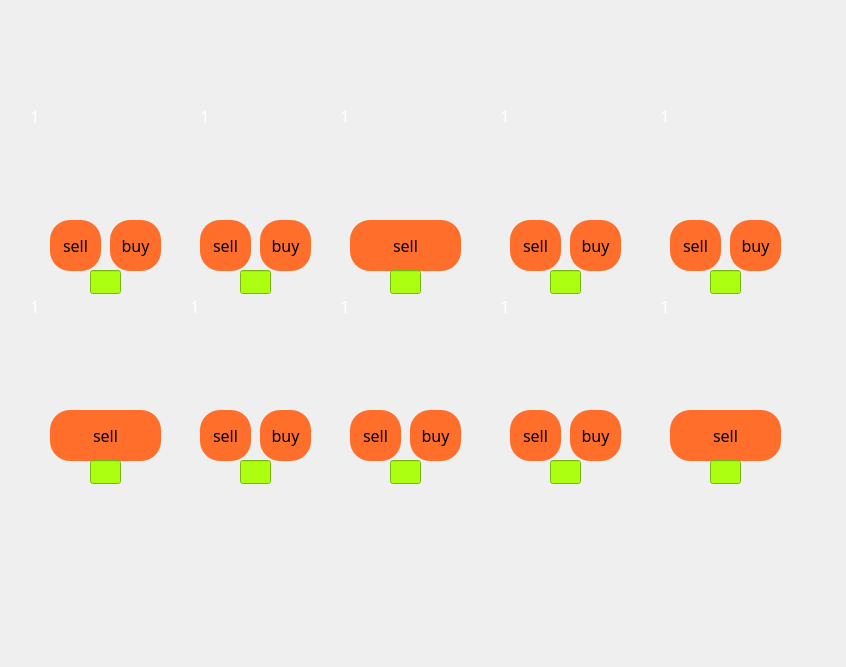
<?xml version="1.0" encoding="UTF-8"?>
<ui version="4.0">
 <class>Shop_dialog</class>
 <widget class="QDialog" name="Shop_dialog">
  <property name="geometry">
   <rect>
    <x>0</x>
    <y>0</y>
    <width>846</width>
    <height>667</height>
   </rect>
  </property>
  <property name="windowTitle">
   <string>Dialog</string>
  </property>
  <widget class="QPushButton" name="n_b">
   <property name="geometry">
    <rect>
     <x>730</x>
     <y>220</y>
     <width>51</width>
     <height>51</height>
    </rect>
   </property>
   <property name="font">
    <font>
     <family>Jokerman</family>
     <pointsize>12</pointsize>
    </font>
   </property>
   <property name="cursor">
    <cursorShape>PointingHandCursor</cursorShape>
   </property>
   <property name="styleSheet">
    <string notr="true">border-radius:20px;
background-color: rgb(255, 110, 43);</string>
   </property>
   <property name="text">
    <string>buy</string>
   </property>
  </widget>
  <widget class="QLabel" name="nail_l">
   <property name="geometry">
    <rect>
     <x>660</x>
     <y>110</y>
     <width>131</width>
     <height>101</height>
    </rect>
   </property>
   <property name="styleSheet">
    <string notr="true">background-color: transparent;</string>
   </property>
   <property name="text">
    <string/>
   </property>
  </widget>
  <widget class="QPushButton" name="n_s">
   <property name="geometry">
    <rect>
     <x>670</x>
     <y>220</y>
     <width>51</width>
     <height>51</height>
    </rect>
   </property>
   <property name="font">
    <font>
     <family>Jokerman</family>
     <pointsize>12</pointsize>
    </font>
   </property>
   <property name="cursor">
    <cursorShape>PointingHandCursor</cursorShape>
   </property>
   <property name="styleSheet">
    <string notr="true">border-radius:20px;
background-color: rgb(255, 110, 43);</string>
   </property>
   <property name="text">
    <string>sell</string>
   </property>
  </widget>
  <widget class="QPushButton" name="bil_b">
   <property name="geometry">
    <rect>
     <x>570</x>
     <y>220</y>
     <width>51</width>
     <height>51</height>
    </rect>
   </property>
   <property name="font">
    <font>
     <family>Jokerman</family>
     <pointsize>12</pointsize>
    </font>
   </property>
   <property name="cursor">
    <cursorShape>PointingHandCursor</cursorShape>
   </property>
   <property name="styleSheet">
    <string notr="true">border-radius:20px;
background-color: rgb(255, 110, 43);</string>
   </property>
   <property name="text">
    <string>buy</string>
   </property>
  </widget>
  <widget class="QLabel" name="bil_l">
   <property name="geometry">
    <rect>
     <x>500</x>
     <y>110</y>
     <width>131</width>
     <height>101</height>
    </rect>
   </property>
   <property name="styleSheet">
    <string notr="true">background-color: transparent;</string>
   </property>
   <property name="text">
    <string/>
   </property>
  </widget>
  <widget class="QPushButton" name="bil_s">
   <property name="geometry">
    <rect>
     <x>510</x>
     <y>220</y>
     <width>51</width>
     <height>51</height>
    </rect>
   </property>
   <property name="font">
    <font>
     <family>Jokerman</family>
     <pointsize>12</pointsize>
    </font>
   </property>
   <property name="cursor">
    <cursorShape>PointingHandCursor</cursorShape>
   </property>
   <property name="styleSheet">
    <string notr="true">border-radius:20px;
background-color: rgb(255, 110, 43);</string>
   </property>
   <property name="text">
    <string>sell</string>
   </property>
  </widget>
  <widget class="QLabel" name="milk_l">
   <property name="geometry">
    <rect>
     <x>340</x>
     <y>110</y>
     <width>131</width>
     <height>101</height>
    </rect>
   </property>
   <property name="styleSheet">
    <string notr="true">background-color: transparent;</string>
   </property>
   <property name="text">
    <string/>
   </property>
  </widget>
  <widget class="QPushButton" name="milk_s">
   <property name="geometry">
    <rect>
     <x>350</x>
     <y>220</y>
     <width>111</width>
     <height>51</height>
    </rect>
   </property>
   <property name="font">
    <font>
     <family>Jokerman</family>
     <pointsize>12</pointsize>
    </font>
   </property>
   <property name="cursor">
    <cursorShape>PointingHandCursor</cursorShape>
   </property>
   <property name="styleSheet">
    <string notr="true">border-radius:20px;
background-color: rgb(255, 110, 43);</string>
   </property>
   <property name="text">
    <string>sell</string>
   </property>
  </widget>
  <widget class="QPushButton" name="g_b">
   <property name="geometry">
    <rect>
     <x>260</x>
     <y>220</y>
     <width>51</width>
     <height>51</height>
    </rect>
   </property>
   <property name="font">
    <font>
     <family>Jokerman</family>
     <pointsize>12</pointsize>
    </font>
   </property>
   <property name="cursor">
    <cursorShape>PointingHandCursor</cursorShape>
   </property>
   <property name="styleSheet">
    <string notr="true">border-radius:20px;
background-color: rgb(255, 110, 43);</string>
   </property>
   <property name="text">
    <string>buy</string>
   </property>
  </widget>
  <widget class="QLabel" name="gandom_l">
   <property name="geometry">
    <rect>
     <x>190</x>
     <y>110</y>
     <width>131</width>
     <height>101</height>
    </rect>
   </property>
   <property name="styleSheet">
    <string notr="true">background-color: transparent;</string>
   </property>
   <property name="text">
    <string/>
   </property>
  </widget>
  <widget class="QPushButton" name="g_s">
   <property name="geometry">
    <rect>
     <x>200</x>
     <y>220</y>
     <width>51</width>
     <height>51</height>
    </rect>
   </property>
   <property name="font">
    <font>
     <family>Jokerman</family>
     <pointsize>12</pointsize>
    </font>
   </property>
   <property name="cursor">
    <cursorShape>PointingHandCursor</cursorShape>
   </property>
   <property name="styleSheet">
    <string notr="true">border-radius:20px;
background-color: rgb(255, 110, 43);</string>
   </property>
   <property name="text">
    <string>sell</string>
   </property>
  </widget>
  <widget class="QPushButton" name="y_b">
   <property name="geometry">
    <rect>
     <x>110</x>
     <y>220</y>
     <width>51</width>
     <height>51</height>
    </rect>
   </property>
   <property name="font">
    <font>
     <family>Jokerman</family>
     <pointsize>12</pointsize>
    </font>
   </property>
   <property name="cursor">
    <cursorShape>PointingHandCursor</cursorShape>
   </property>
   <property name="styleSheet">
    <string notr="true">border-radius:20px;
background-color: rgb(255, 110, 43);</string>
   </property>
   <property name="text">
    <string>buy</string>
   </property>
  </widget>
  <widget class="QLabel" name="yonje_l">
   <property name="geometry">
    <rect>
     <x>40</x>
     <y>110</y>
     <width>131</width>
     <height>101</height>
    </rect>
   </property>
   <property name="styleSheet">
    <string notr="true">background-color: transparent;</string>
   </property>
   <property name="text">
    <string/>
   </property>
  </widget>
  <widget class="QPushButton" name="y_s">
   <property name="geometry">
    <rect>
     <x>50</x>
     <y>220</y>
     <width>51</width>
     <height>51</height>
    </rect>
   </property>
   <property name="font">
    <font>
     <family>Jokerman</family>
     <pointsize>12</pointsize>
    </font>
   </property>
   <property name="cursor">
    <cursorShape>PointingHandCursor</cursorShape>
   </property>
   <property name="styleSheet">
    <string notr="true">border-radius:20px;
background-color: rgb(255, 110, 43);</string>
   </property>
   <property name="text">
    <string>sell</string>
   </property>
  </widget>
  <widget class="QLabel" name="pashm_l">
   <property name="geometry">
    <rect>
     <x>40</x>
     <y>300</y>
     <width>131</width>
     <height>101</height>
    </rect>
   </property>
   <property name="styleSheet">
    <string notr="true">background-color: transparent;</string>
   </property>
   <property name="text">
    <string/>
   </property>
  </widget>
  <widget class="QPushButton" name="p_s">
   <property name="geometry">
    <rect>
     <x>50</x>
     <y>410</y>
     <width>111</width>
     <height>51</height>
    </rect>
   </property>
   <property name="font">
    <font>
     <family>Jokerman</family>
     <pointsize>12</pointsize>
    </font>
   </property>
   <property name="cursor">
    <cursorShape>PointingHandCursor</cursorShape>
   </property>
   <property name="styleSheet">
    <string notr="true">border-radius:20px;
background-color: rgb(255, 110, 43);</string>
   </property>
   <property name="text">
    <string>sell</string>
   </property>
  </widget>
  <widget class="QPushButton" name="s_b">
   <property name="geometry">
    <rect>
     <x>260</x>
     <y>410</y>
     <width>51</width>
     <height>51</height>
    </rect>
   </property>
   <property name="font">
    <font>
     <family>Jokerman</family>
     <pointsize>12</pointsize>
    </font>
   </property>
   <property name="cursor">
    <cursorShape>PointingHandCursor</cursorShape>
   </property>
   <property name="styleSheet">
    <string notr="true">border-radius:20px;
background-color: rgb(255, 110, 43);</string>
   </property>
   <property name="text">
    <string>buy</string>
   </property>
  </widget>
  <widget class="QLabel" name="sheep_l">
   <property name="geometry">
    <rect>
     <x>190</x>
     <y>300</y>
     <width>131</width>
     <height>101</height>
    </rect>
   </property>
   <property name="styleSheet">
    <string notr="true">background-color: transparent;</string>
   </property>
   <property name="text">
    <string/>
   </property>
  </widget>
  <widget class="QPushButton" name="s_s">
   <property name="geometry">
    <rect>
     <x>200</x>
     <y>410</y>
     <width>51</width>
     <height>51</height>
    </rect>
   </property>
   <property name="font">
    <font>
     <family>Jokerman</family>
     <pointsize>12</pointsize>
    </font>
   </property>
   <property name="cursor">
    <cursorShape>PointingHandCursor</cursorShape>
   </property>
   <property name="styleSheet">
    <string notr="true">border-radius:20px;
background-color: rgb(255, 110, 43);</string>
   </property>
   <property name="text">
    <string>sell</string>
   </property>
  </widget>
  <widget class="QPushButton" name="c_b">
   <property name="geometry">
    <rect>
     <x>410</x>
     <y>410</y>
     <width>51</width>
     <height>51</height>
    </rect>
   </property>
   <property name="font">
    <font>
     <family>Jokerman</family>
     <pointsize>12</pointsize>
    </font>
   </property>
   <property name="cursor">
    <cursorShape>PointingHandCursor</cursorShape>
   </property>
   <property name="styleSheet">
    <string notr="true">border-radius:20px;
background-color: rgb(255, 110, 43);</string>
   </property>
   <property name="text">
    <string>buy</string>
   </property>
  </widget>
  <widget class="QLabel" name="cow_l">
   <property name="geometry">
    <rect>
     <x>340</x>
     <y>300</y>
     <width>131</width>
     <height>111</height>
    </rect>
   </property>
   <property name="styleSheet">
    <string notr="true">background-color: transparent;</string>
   </property>
   <property name="text">
    <string/>
   </property>
  </widget>
  <widget class="QPushButton" name="c_s">
   <property name="geometry">
    <rect>
     <x>350</x>
     <y>410</y>
     <width>51</width>
     <height>51</height>
    </rect>
   </property>
   <property name="font">
    <font>
     <family>Jokerman</family>
     <pointsize>12</pointsize>
    </font>
   </property>
   <property name="cursor">
    <cursorShape>PointingHandCursor</cursorShape>
   </property>
   <property name="styleSheet">
    <string notr="true">border-radius:20px;
background-color: rgb(255, 110, 43);</string>
   </property>
   <property name="text">
    <string>sell</string>
   </property>
  </widget>
  <widget class="QPushButton" name="h_b">
   <property name="geometry">
    <rect>
     <x>570</x>
     <y>410</y>
     <width>51</width>
     <height>51</height>
    </rect>
   </property>
   <property name="font">
    <font>
     <family>Jokerman</family>
     <pointsize>12</pointsize>
    </font>
   </property>
   <property name="cursor">
    <cursorShape>PointingHandCursor</cursorShape>
   </property>
   <property name="styleSheet">
    <string notr="true">border-radius:20px;
background-color: rgb(255, 110, 43);</string>
   </property>
   <property name="text">
    <string>buy</string>
   </property>
  </widget>
  <widget class="QLabel" name="hen_l">
   <property name="geometry">
    <rect>
     <x>500</x>
     <y>300</y>
     <width>131</width>
     <height>101</height>
    </rect>
   </property>
   <property name="styleSheet">
    <string notr="true">background-color: transparent;</string>
   </property>
   <property name="text">
    <string/>
   </property>
  </widget>
  <widget class="QPushButton" name="h_s">
   <property name="geometry">
    <rect>
     <x>510</x>
     <y>410</y>
     <width>51</width>
     <height>51</height>
    </rect>
   </property>
   <property name="font">
    <font>
     <family>Jokerman</family>
     <pointsize>12</pointsize>
    </font>
   </property>
   <property name="cursor">
    <cursorShape>PointingHandCursor</cursorShape>
   </property>
   <property name="styleSheet">
    <string notr="true">border-radius:20px;
background-color: rgb(255, 110, 43);</string>
   </property>
   <property name="text">
    <string>sell</string>
   </property>
  </widget>
  <widget class="QLabel" name="egg_l">
   <property name="geometry">
    <rect>
     <x>660</x>
     <y>300</y>
     <width>131</width>
     <height>101</height>
    </rect>
   </property>
   <property name="styleSheet">
    <string notr="true">background-color: transparent;</string>
   </property>
   <property name="text">
    <string/>
   </property>
  </widget>
  <widget class="QPushButton" name="e_s">
   <property name="geometry">
    <rect>
     <x>670</x>
     <y>410</y>
     <width>111</width>
     <height>51</height>
    </rect>
   </property>
   <property name="font">
    <font>
     <family>Jokerman</family>
     <pointsize>12</pointsize>
    </font>
   </property>
   <property name="cursor">
    <cursorShape>PointingHandCursor</cursorShape>
   </property>
   <property name="styleSheet">
    <string notr="true">border-radius:20px;
background-color: rgb(255, 110, 43);</string>
   </property>
   <property name="text">
    <string>sell</string>
   </property>
  </widget>
  <widget class="QLineEdit" name="lineEdit_n">
   <property name="geometry">
    <rect>
     <x>710</x>
     <y>270</y>
     <width>31</width>
     <height>24</height>
    </rect>
   </property>
   <property name="styleSheet">
    <string notr="true">background-color: rgb(172, 255, 17);</string>
   </property>
  </widget>
  <widget class="QLineEdit" name="lineEdit_b">
   <property name="geometry">
    <rect>
     <x>550</x>
     <y>270</y>
     <width>31</width>
     <height>24</height>
    </rect>
   </property>
   <property name="styleSheet">
    <string notr="true">background-color: rgb(172, 255, 17);</string>
   </property>
  </widget>
  <widget class="QLineEdit" name="lineEdit_m">
   <property name="geometry">
    <rect>
     <x>390</x>
     <y>270</y>
     <width>31</width>
     <height>24</height>
    </rect>
   </property>
   <property name="styleSheet">
    <string notr="true">background-color: rgb(172, 255, 17);</string>
   </property>
  </widget>
  <widget class="QLineEdit" name="lineEdit_g">
   <property name="geometry">
    <rect>
     <x>240</x>
     <y>270</y>
     <width>31</width>
     <height>24</height>
    </rect>
   </property>
   <property name="styleSheet">
    <string notr="true">background-color: rgb(172, 255, 17);</string>
   </property>
  </widget>
  <widget class="QLineEdit" name="lineEdit_y">
   <property name="geometry">
    <rect>
     <x>90</x>
     <y>270</y>
     <width>31</width>
     <height>24</height>
    </rect>
   </property>
   <property name="styleSheet">
    <string notr="true">background-color: rgb(172, 255, 17);</string>
   </property>
  </widget>
  <widget class="QLineEdit" name="lineEdit_p">
   <property name="geometry">
    <rect>
     <x>90</x>
     <y>460</y>
     <width>31</width>
     <height>24</height>
    </rect>
   </property>
   <property name="styleSheet">
    <string notr="true">background-color: rgb(172, 255, 17);</string>
   </property>
  </widget>
  <widget class="QLineEdit" name="lineEdit_s">
   <property name="geometry">
    <rect>
     <x>240</x>
     <y>460</y>
     <width>31</width>
     <height>24</height>
    </rect>
   </property>
   <property name="styleSheet">
    <string notr="true">background-color: rgb(172, 255, 17);</string>
   </property>
  </widget>
  <widget class="QLineEdit" name="lineEdit_c">
   <property name="geometry">
    <rect>
     <x>390</x>
     <y>460</y>
     <width>31</width>
     <height>24</height>
    </rect>
   </property>
   <property name="styleSheet">
    <string notr="true">background-color: rgb(172, 255, 17);</string>
   </property>
  </widget>
  <widget class="QLineEdit" name="lineEdit_h">
   <property name="geometry">
    <rect>
     <x>550</x>
     <y>460</y>
     <width>31</width>
     <height>24</height>
    </rect>
   </property>
   <property name="styleSheet">
    <string notr="true">background-color: rgb(172, 255, 17);</string>
   </property>
  </widget>
  <widget class="QLineEdit" name="lineEdit_e">
   <property name="geometry">
    <rect>
     <x>710</x>
     <y>460</y>
     <width>31</width>
     <height>24</height>
    </rect>
   </property>
   <property name="styleSheet">
    <string notr="true">background-color: rgb(172, 255, 17);</string>
   </property>
  </widget>
  <widget class="QLabel" name="label_nn">
   <property name="geometry">
    <rect>
     <x>660</x>
     <y>100</y>
     <width>31</width>
     <height>31</height>
    </rect>
   </property>
   <property name="font">
    <font>
     <family>Jokerman</family>
     <pointsize>13</pointsize>
    </font>
   </property>
   <property name="styleSheet">
    <string notr="true">color:rgb(255, 255, 255);
background-color: transparent;</string>
   </property>
   <property name="text">
    <string>1</string>
   </property>
  </widget>
  <widget class="QLabel" name="label_nb">
   <property name="geometry">
    <rect>
     <x>500</x>
     <y>100</y>
     <width>31</width>
     <height>31</height>
    </rect>
   </property>
   <property name="font">
    <font>
     <family>Jokerman</family>
     <pointsize>13</pointsize>
    </font>
   </property>
   <property name="styleSheet">
    <string notr="true">color:rgb(255, 255, 255);
background-color: transparent;</string>
   </property>
   <property name="text">
    <string>1</string>
   </property>
  </widget>
  <widget class="QLabel" name="label_nm">
   <property name="geometry">
    <rect>
     <x>340</x>
     <y>100</y>
     <width>31</width>
     <height>31</height>
    </rect>
   </property>
   <property name="font">
    <font>
     <family>Jokerman</family>
     <pointsize>13</pointsize>
    </font>
   </property>
   <property name="styleSheet">
    <string notr="true">color:rgb(255, 255, 255);
background-color: transparent;</string>
   </property>
   <property name="text">
    <string>1</string>
   </property>
  </widget>
  <widget class="QLabel" name="label_ng">
   <property name="geometry">
    <rect>
     <x>200</x>
     <y>100</y>
     <width>31</width>
     <height>31</height>
    </rect>
   </property>
   <property name="font">
    <font>
     <family>Jokerman</family>
     <pointsize>13</pointsize>
    </font>
   </property>
   <property name="styleSheet">
    <string notr="true">color:rgb(255, 255, 255);
background-color: transparent;</string>
   </property>
   <property name="text">
    <string>1</string>
   </property>
  </widget>
  <widget class="QLabel" name="label_ny">
   <property name="geometry">
    <rect>
     <x>30</x>
     <y>100</y>
     <width>31</width>
     <height>31</height>
    </rect>
   </property>
   <property name="font">
    <font>
     <family>Jokerman</family>
     <pointsize>13</pointsize>
    </font>
   </property>
   <property name="styleSheet">
    <string notr="true">color:rgb(255, 255, 255);
background-color: transparent;</string>
   </property>
   <property name="text">
    <string>1</string>
   </property>
  </widget>
  <widget class="QLabel" name="label_ne">
   <property name="geometry">
    <rect>
     <x>660</x>
     <y>290</y>
     <width>31</width>
     <height>31</height>
    </rect>
   </property>
   <property name="font">
    <font>
     <family>Jokerman</family>
     <pointsize>13</pointsize>
    </font>
   </property>
   <property name="styleSheet">
    <string notr="true">color:rgb(255, 255, 255);
background-color: transparent;</string>
   </property>
   <property name="text">
    <string>1</string>
   </property>
  </widget>
  <widget class="QLabel" name="label_nh">
   <property name="geometry">
    <rect>
     <x>500</x>
     <y>290</y>
     <width>31</width>
     <height>31</height>
    </rect>
   </property>
   <property name="font">
    <font>
     <family>Jokerman</family>
     <pointsize>13</pointsize>
    </font>
   </property>
   <property name="styleSheet">
    <string notr="true">color:rgb(255, 255, 255);
background-color: transparent;</string>
   </property>
   <property name="text">
    <string>1</string>
   </property>
  </widget>
  <widget class="QLabel" name="label_nc">
   <property name="geometry">
    <rect>
     <x>340</x>
     <y>290</y>
     <width>31</width>
     <height>31</height>
    </rect>
   </property>
   <property name="font">
    <font>
     <family>Jokerman</family>
     <pointsize>13</pointsize>
    </font>
   </property>
   <property name="styleSheet">
    <string notr="true">color:rgb(255, 255, 255);
background-color: transparent;</string>
   </property>
   <property name="text">
    <string>1</string>
   </property>
  </widget>
  <widget class="QLabel" name="label_ns">
   <property name="geometry">
    <rect>
     <x>190</x>
     <y>290</y>
     <width>31</width>
     <height>31</height>
    </rect>
   </property>
   <property name="font">
    <font>
     <family>Jokerman</family>
     <pointsize>13</pointsize>
    </font>
   </property>
   <property name="styleSheet">
    <string notr="true">color:rgb(255, 255, 255);
background-color: transparent;</string>
   </property>
   <property name="text">
    <string>1</string>
   </property>
  </widget>
  <widget class="QLabel" name="label_np">
   <property name="geometry">
    <rect>
     <x>30</x>
     <y>290</y>
     <width>31</width>
     <height>31</height>
    </rect>
   </property>
   <property name="font">
    <font>
     <family>Jokerman</family>
     <pointsize>13</pointsize>
    </font>
   </property>
   <property name="styleSheet">
    <string notr="true">color:rgb(255, 255, 255);
background-color: transparent;</string>
   </property>
   <property name="text">
    <string>1</string>
   </property>
  </widget>
  <widget class="QLabel" name="edit_l">
   <property name="geometry">
    <rect>
     <x>580</x>
     <y>-10</y>
     <width>251</width>
     <height>111</height>
    </rect>
   </property>
   <property name="styleSheet">
    <string notr="true"/>
   </property>
   <property name="text">
    <string/>
   </property>
  </widget>
  <widget class="QLabel" name="edit2_l">
   <property name="geometry">
    <rect>
     <x>0</x>
     <y>0</y>
     <width>281</width>
     <height>91</height>
    </rect>
   </property>
   <property name="styleSheet">
    <string notr="true"/>
   </property>
   <property name="text">
    <string/>
   </property>
  </widget>
  <zorder>n_b</zorder>
  <zorder>nail_l</zorder>
  <zorder>n_s</zorder>
  <zorder>bil_b</zorder>
  <zorder>bil_l</zorder>
  <zorder>bil_s</zorder>
  <zorder>milk_l</zorder>
  <zorder>milk_s</zorder>
  <zorder>g_b</zorder>
  <zorder>gandom_l</zorder>
  <zorder>g_s</zorder>
  <zorder>y_b</zorder>
  <zorder>yonje_l</zorder>
  <zorder>pashm_l</zorder>
  <zorder>p_s</zorder>
  <zorder>s_b</zorder>
  <zorder>sheep_l</zorder>
  <zorder>s_s</zorder>
  <zorder>c_b</zorder>
  <zorder>cow_l</zorder>
  <zorder>c_s</zorder>
  <zorder>h_b</zorder>
  <zorder>hen_l</zorder>
  <zorder>h_s</zorder>
  <zorder>egg_l</zorder>
  <zorder>e_s</zorder>
  <zorder>lineEdit_n</zorder>
  <zorder>lineEdit_b</zorder>
  <zorder>lineEdit_m</zorder>
  <zorder>lineEdit_g</zorder>
  <zorder>lineEdit_y</zorder>
  <zorder>lineEdit_p</zorder>
  <zorder>lineEdit_s</zorder>
  <zorder>lineEdit_c</zorder>
  <zorder>lineEdit_h</zorder>
  <zorder>lineEdit_e</zorder>
  <zorder>label_nn</zorder>
  <zorder>label_nb</zorder>
  <zorder>label_nm</zorder>
  <zorder>label_ng</zorder>
  <zorder>label_ny</zorder>
  <zorder>label_ne</zorder>
  <zorder>label_nh</zorder>
  <zorder>label_nc</zorder>
  <zorder>label_ns</zorder>
  <zorder>label_np</zorder>
  <zorder>edit_l</zorder>
  <zorder>edit2_l</zorder>
  <zorder>y_s</zorder>
 </widget>
 <resources/>
 <connections/>
</ui>
